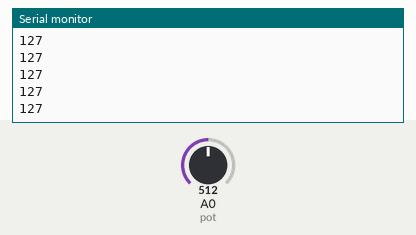
Simulated run of this sketch. Board: Arduino Uno, built with avr-gcc and run on an emulated ATmega328P. Shown: the last lines printed to the serial monitor. The test bench sets the inputs (shaded band); at power-on: A0 (pot) = 512.

Above: at 1.2 s.
1.3 s: A0 (pot) set to 716
At 2.0 s:
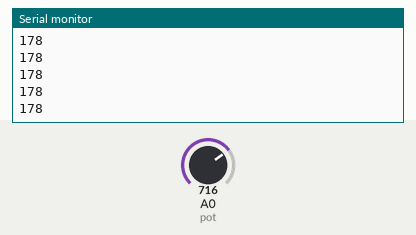
2.8 s: A0 (pot) set to 900
At 3.3 s:
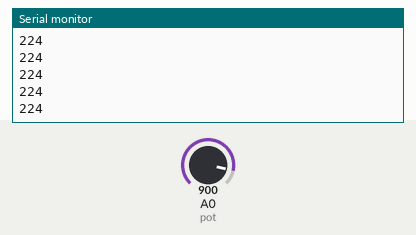
Timing chart, 0 to 5.8 s (numbered marks = the images above; inputs shaded):
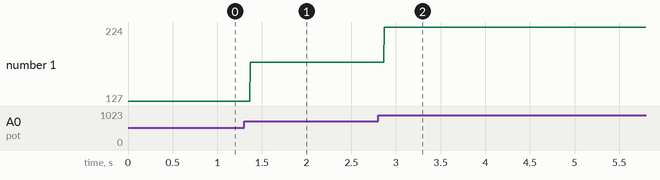

Measured:
- after the input at 1.3 s, the serial monitor: prints a new line after 0.07 s (image 1)
- after the input at 2.8 s, the serial monitor: prints a new line after 0.07 s (image 2)
- plotted number 1: 127 → 178 after the input at 1.3 s, 178 → 224 after the input at 2.8 s

The sketch:

1-Map.ino
```cpp
int pot=A0;
int valor=0;

void setup() {
  Serial.begin(9600);
  pinMode(pot,INPUT);
}

void loop() {
  valor=map(analogRead(pot),0,1023,0,255);
  Serial.println(valor);
}
```
